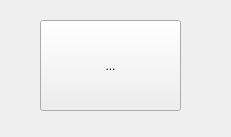
<?xml version="1.0" encoding="UTF-8"?>
<ui version="4.0">
 <class>Form</class>
 <widget class="QWidget" name="Form">
  <property name="geometry">
   <rect>
    <x>0</x>
    <y>0</y>
    <width>231</width>
    <height>137</height>
   </rect>
  </property>
  <property name="windowTitle">
   <string>Form</string>
  </property>
  <widget class="QToolButton" name="toolButton">
   <property name="geometry">
    <rect>
     <x>40</x>
     <y>20</y>
     <width>141</width>
     <height>91</height>
    </rect>
   </property>
   <property name="text">
    <string>...</string>
   </property>
  </widget>
 </widget>
 <resources/>
 <connections/>
</ui>
